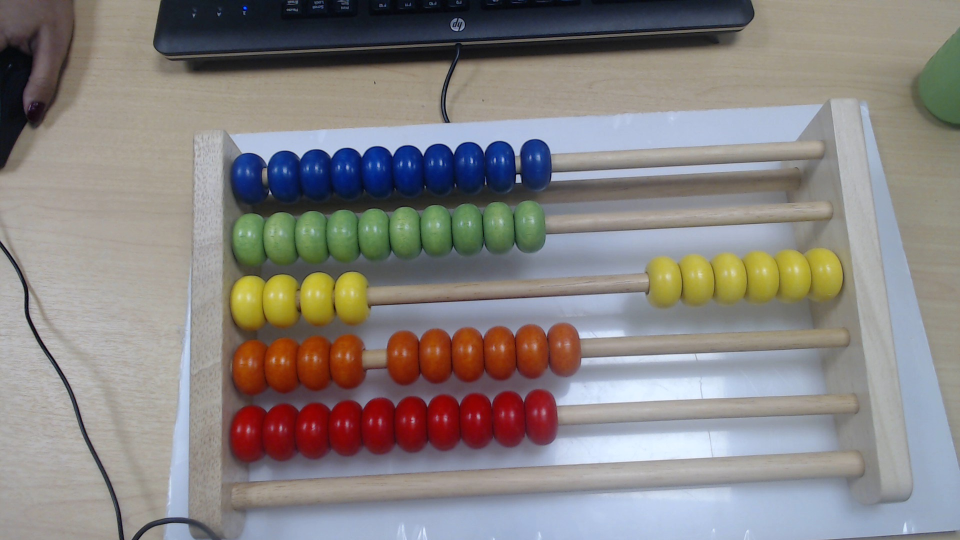
//> input picture testOpencv/image/Picture 20.jpg, 1920 x 1080 px, given in place of the camera (shown at 1/2 size)
$ ./testOpencv   (built with g++ and OpenCV 4)
//> lines starting //> are read from the running program, lines starting //| are printed output that depends on the picture

#include <iostream>
#include <string>
#include <opencv/cv.h>
#include <opencv/cxcore.h>
#include <opencv/highgui.h>
using namespace std;
using namespace cv;

Mat image1;

void cameraCapture(){

	VideoCapture cap(0);
	if(!cap.isOpened()){
		cout<<"Cannot open the camera"<< endl;
	}

	double dwidth = cap.get(CV_CAP_PROP_FRAME_WIDTH);
	double dheight = cap.get(CV_CAP_PROP_FRAME_HEIGHT);

	cout<<"Frame Size :"<< dwidth<< " & "<<dheight<<endl;
	namedWindow("Camera Ready", CV_WINDOW_AUTOSIZE);
	for(;;){
		Mat frame;
		cap.retrieve(frame);

		bool bSuccess = cap.read(frame);
//> frame is the input picture: 1080 rows x 1920 cols, CV_8UC3; mean B, G, R 130.1, 131.8, 136.2
		if(!bSuccess){
			cout<<"cannot read the stream from frame "<< endl;
			break;
		}
		imshow("Camera Ready", frame);
		imwrite("savedImage/liveImage.jpg", frame);


		if(waitKey(30)== 27){
//> the Esc key is pressed
			cout<<"ESC key pressed"<< endl;
			break;
		}
	}
	image1 = imread("savedImage/liveImage.jpg");

}

void detectBlueBeads(Mat image){
	// [15 lines of commented-out code are left out]

	int maxpixelValofBead = 51; //36;//lightest
	int minpixelValofBead= 23;//24;//darkest
	int sizeofBead = 25;
	//int lengthofBead = 40;
	int detectPixelVal = 0;
	int beadCount = 0;
	//int imageRow = 0;
	//int flagCheck = 0;
	//for (int rungRow =37; rungRow < image.rows ; rungRow++){

	for (int imageColumn = 0 ; imageColumn < image.cols; imageColumn++){

		detectPixelVal = (int)image.at<uchar>(203,imageColumn); //rungRow, imageColumn);//58

		if(( detectPixelVal <= maxpixelValofBead)&&( detectPixelVal >=minpixelValofBead))
		{

			//rungRow = image.rows;
			//cout<< "the row at which it is being detected :"<< rungRow <<endl;
			//cout<<"Column on image we are on the bead :"<<imageColumn<<endl;
			imageColumn = imageColumn+ sizeofBead;

			if(imageColumn < image.cols)
			{ //check for beads not fully in the image

				//cout<<" Bead detected"<< endl;
				beadCount++;
			}
			//cout<<"Column on image we are on after detecting bead :"<<imageColumn<<endl;
			//imageRow = rungRow;
		}
		if (beadCount==5){
			break;
		}

	}
	// [10 lines of commented-out code are left out]
	cout<<"Number of Blue beads detected :"<< beadCount<< endl;

}

void detectYellowBeads( Mat blueSrc){

	Mat srcImg1;
	cvtColor(blueSrc , srcImg1, CV_BGR2GRAY);
	imshow("Blue-Grey Image", srcImg1);

	// [9 lines of commented-out code are left out]


	int maxpixelValofBead = 51;//65;//51;//120;//87;//51;//33;//lightest
	int minpixelValofBead= 12;//40;//12;//darkest
	int sizeofBead = 21;//25;
	//int lengthofBead = 40;
	int detectPixelVal = 0;
	int yellowbeadCount = 0;

	for (int imageColumn = 0 ; imageColumn < srcImg1.cols; imageColumn++){

		detectPixelVal = (int)srcImg1.at<uchar>(273,imageColumn); //rungRow, imageColumn);//58

		if(yellowbeadCount == 0){

			if(imageColumn > 233){

				maxpixelValofBead = 80; // case- have one bead in last farthest segment
			}
			if((detectPixelVal <= maxpixelValofBead) && (detectPixelVal >= 30)){//to differentiate between wood and the bead  ----30
				yellowbeadCount++;
				//cout<< "the column we are on for the 1st bead "<<imageColumn<<endl;
				imageColumn = imageColumn+ sizeofBead + 13; // the first bead looks big in the camera
				//cout<<" bead count here "<< yellowbeadCount<<endl;
				//cout<<"we are inside this"<<endl;
			}
		}
		else if(yellowbeadCount >0){

			if(imageColumn > 233){
				maxpixelValofBead = 75; // case- have one bead in last farthest segment
			}

			if(( detectPixelVal <= maxpixelValofBead)&&( detectPixelVal >= minpixelValofBead))
			{

				//rungRow = image.rows;
				//cout<< "the row at which it is being detected :"<< rungRow <<endl;
				//cout<< "the column at which it is being detected :"<< imageColumn <<endl;
				imageColumn = imageColumn+ sizeofBead;
				detectPixelVal = (int)srcImg1.at<uchar>(273,imageColumn);

				// [9 lines of commented-out code are left out]
					yellowbeadCount++;
					// [4 lines of commented-out code are left out]
			}

			if (yellowbeadCount>3){
				maxpixelValofBead = 81;
			}
		}
		if (yellowbeadCount == 5){
			break;
		}

	}
	cout<<"Number of Yellow beads detected :"<< yellowbeadCount<< endl;


}

void detectOrangeBeads(Mat greenSrc){
	Mat srcImg2;
	cvtColor(greenSrc , srcImg2, CV_BGR2GRAY);
	imshow("Blue-Grey Image", srcImg2);

	// [9 lines of commented-out code are left out]

	int maxpixelValofBead = 55;//101;//34;//lightest
	int minpixelValofBead= 14;//36;//15;//darkest
	int sizeofBead = 26;//36
	//int lengthofBead = 40;
	int detectPixelVal = 0;
	int orangeBeadCount = 0;

	for (int imageColumn = 0 ; imageColumn < srcImg2.cols; imageColumn++){

		//cout<<"printing the imageColumn "<<imageColumn<<endl;
		detectPixelVal = (int)srcImg2.at<uchar>(294,imageColumn); //rungRow, imageColumn);//58

		if(orangeBeadCount == 0){

			if(imageColumn > 233){
				//cout<<"we are getting here"<<endl;
				maxpixelValofBead = 66; // case- have one bead in last farthest segment
			}
			if( (detectPixelVal <= maxpixelValofBead) && (detectPixelVal >= minpixelValofBead)){ //to differentiate between wood and the bead
				orangeBeadCount++;
				//cout<<" bead count here "<< orangeBeadCount<< " on column "<<imageColumn<<endl;
				imageColumn = imageColumn + sizeofBead +4; // the first bead looks big in the camera

			}

		}
		else if(orangeBeadCount >0){

			detectPixelVal = (int)srcImg2.at<uchar>(294,imageColumn);
			if(imageColumn > 233){
				maxpixelValofBead = 66; // case- have one bead in last farthest segment
			}


			if(( detectPixelVal <= maxpixelValofBead)&&( detectPixelVal >=minpixelValofBead))
			{

				//rungRow = image.rows;
				//cout<< "the row at which it is being detected :"<< rungRow <<endl;
				//cout<<"Column on image we are on the bead :"<<imageColumn<<endl;
				imageColumn = imageColumn+ sizeofBead;

				//if(imageColumn < srcImg2.cols)
				//{ //check for beads not fully in the image

				//cout<<" Bead detected"<< endl;
				orangeBeadCount++;
				//}
				//cout<<"Column on image we are on after detecting bead :"<<imageColumn<<endl;
				//imageRow = rungRow;
			}
		}
		if (orangeBeadCount==5){
			break;
		}

	}
	cout<<"Number of Orange beads detected :"<< orangeBeadCount<< endl;


}

void detectRedBeads(Mat greenSrc){

	Mat srcImg3;
	cvtColor(greenSrc , srcImg3, CV_BGR2GRAY);
	imshow("Blue-Grey Image", srcImg3);

	// [8 lines of commented-out code are left out]
	int maxpixelValofBead = 26;//21;//lightest
	int minpixelValofBead= 2;//darkest
	int sizeofBead = 28;//36;
	//int lengthofBead = 40;
	int detectPixelVal = 0;
	int redbeadCount = 0;

	for (int imageColumn = 0 ; imageColumn < srcImg3.cols; imageColumn++){

		detectPixelVal = (int)srcImg3.at<uchar>(336,imageColumn); //rungRow, imageColumn);//58

		if(( detectPixelVal <= maxpixelValofBead)&&( detectPixelVal >=minpixelValofBead))
		{

			//rungRow = image.rows;
			//cout<< "the row at which it is being detected :"<< rungRow <<endl;
			//cout<<"Column on image we are on the bead :"<<imageColumn<<endl;
			imageColumn = imageColumn+ sizeofBead;

			if(imageColumn < srcImg3.cols)
			{ //check for beads not fully in the image

				//cout<<" Bead detected"<< endl;
				redbeadCount++;
			}
			//cout<<"Column on image we are on after detecting bead :"<<imageColumn<<endl;
			//imageRow = rungRow;
		}
		if (redbeadCount==5){
			break;
		}

	}
	cout<<"Number of Red beads detected :"<< redbeadCount<< endl;


}

void convert2Grey(Mat src){

	Mat grey;
	image1 = grey;
	cvtColor(src , grey, CV_BGR2GRAY);
	namedWindow("greyImage", WINDOW_AUTOSIZE);
	imshow("greyImage", grey);
	cout<< "the total length and breadth of the image is :"<< grey.cols << " and "<< grey.rows<< endl;
	imwrite("savedImage/croppedSample.jpg", grey);
	detectBlueBeads(grey);
	//detect

	//return grey;
}

int main(int argc, char** argv){

	cout<<"Hello world"<<endl;
	cameraCapture(); //live image capture
	Mat3b img = image1; //imread("image/testcase.jpg");
	cout<< "the total length and breadth of the image is :"<< img.cols << " and "<< img.rows<<endl;
//| the total length and breadth of the image is :1920 and 1080
    if( img.empty() )
    {
        cout <<  "Could not open or find the image" << std::endl ;
        return -1;
    }

	Rect roi1(0, 0 , img.cols/2, img.rows); //croppong the image
	Mat3b crop = img(roi1);
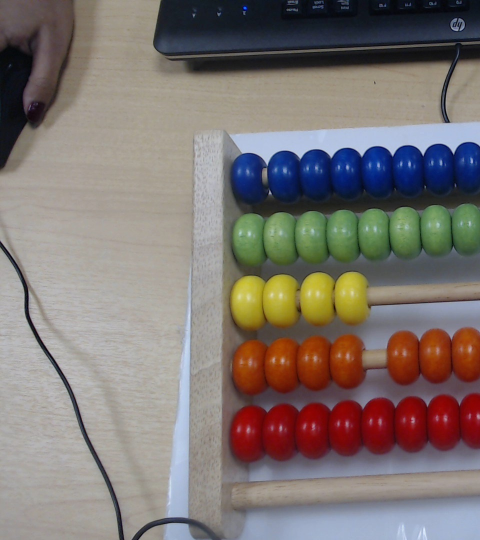
//> crop: 1080 rows x 960 cols, CV_8UC3 (shown at 1/2 size); mean B, G, R 114.3, 118, 126.7
   // namedWindow("original", WINDOW_AUTOSIZE);
	//imshow("original", img);
	namedWindow("Cropped Image", WINDOW_AUTOSIZE);
	imshow("Cropped Image", crop);
	imwrite("savedImage/cropColor.jpg", crop);


	// [12 lines of commented-out code are left out]
	Mat bgr[3];
	split(crop, bgr);
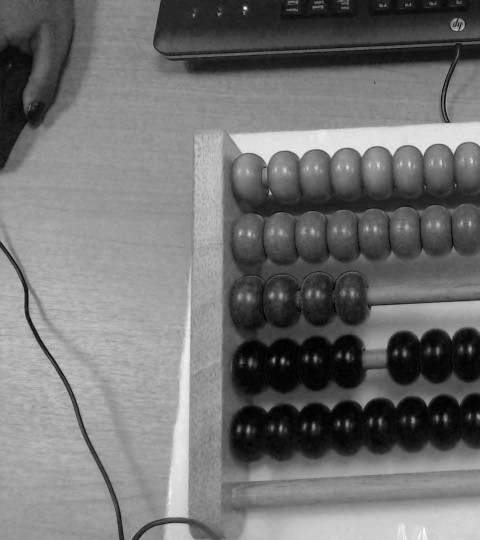
//> bgr[0]: 1080 rows x 960 cols, CV_8UC1 (shown at 1/2 size); min 0, max 255, mean 114.3
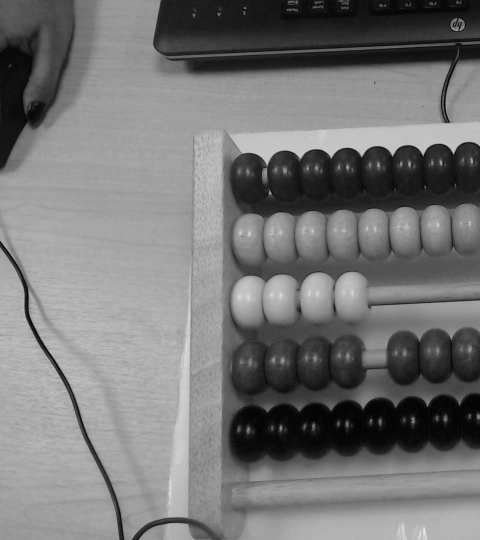
//> bgr[1]: 1080 rows x 960 cols, CV_8UC1 (shown at 1/2 size); min 0, max 236, mean 118
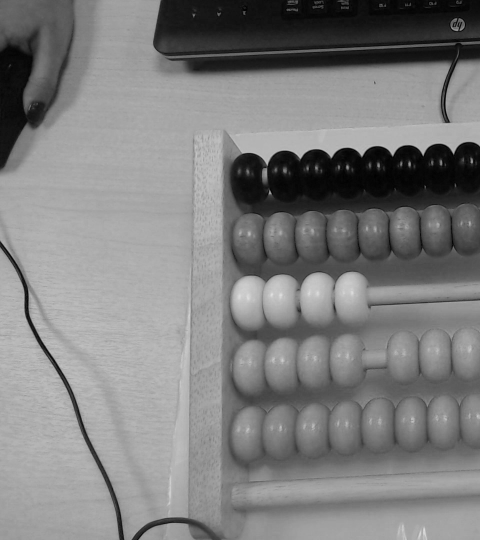
//> bgr[2]: 1080 rows x 960 cols, CV_8UC1 (shown at 1/2 size); min 0, max 226, mean 126.7
	imwrite("savedImage/blue.jpg", bgr[0]);
	imwrite("savedImage/green.jpg", bgr[1]);
	imwrite("savedImage/red.jpg", bgr[2]);
	Mat blueImage= imread("savedImage/blue.jpg");
	//imshow("Blue Image", blueImage);
	Mat greenImage= imread("savedImage/green.jpg");

	convert2Grey(crop);
//> in convert2Grey, `cvtColor(src , grey, CV_BGR2GRAY);`:
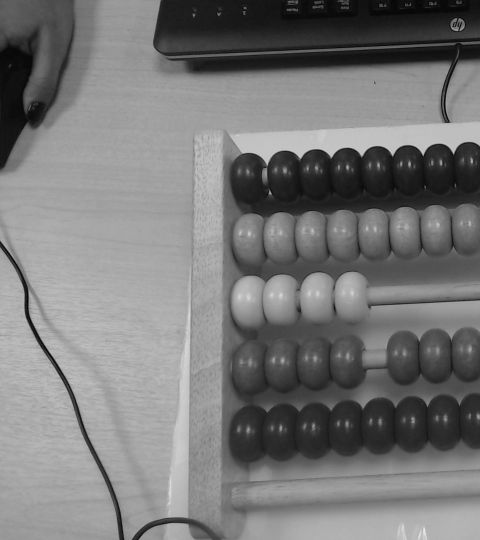
//> grey: 1080 rows x 960 cols, CV_8UC1 (shown at 1/2 size); min 0, max 234, mean 120.2
//| the total length and breadth of the image is :960 and 1080
//> the loop in detectBlueBeads, `for (int imageColumn = 0 ; imageColumn < image.cols; imageColumn++)` made 784 passes
//> detectPixelVal on passes 1 to 8: 29, 15, 15, 15, 15, 14, 13, 13
//> after the loop in detectBlueBeads, `for (int imageColumn = 0 ; imageColumn < image.cols; imageColumn++)`: beadCount = 5
//| Number of Blue beads detected :5
	detectYellowBeads(blueImage);
//> the loop in detectYellowBeads, `for (int imageColumn = 0 ; imageColumn < srcImg1.cols; imageColumn++)` made 905 passes
//> after the loop in detectYellowBeads, `for (int imageColumn = 0 ; imageColumn < srcImg1.cols; imageColumn++)`: detectPixelVal = 223; yellowbeadCount = 2
//| Number of Yellow beads detected :2
	detectOrangeBeads(greenImage);
//> the loop in detectOrangeBeads, `for (int imageColumn = 0 ; imageColumn < srcImg2.cols; imageColumn++)` made 751 passes
//> after the loop in detectOrangeBeads, `for (int imageColumn = 0 ; imageColumn < srcImg2.cols; imageColumn++)`: orangeBeadCount = 5
//| Number of Orange beads detected :5
	detectRedBeads(greenImage);
//> the loop in detectRedBeads, `for (int imageColumn = 0 ; imageColumn < srcImg3.cols; imageColumn++)` made 667 passes
//> detectPixelVal on passes 1 to 8: 35, 36, 39, 44, 53, 65, 76, 83
//| Number of Red beads detected :5

	 waitKey(0);

	 return 0;

}

$ run again, on testOpencv/image/Picture 22.jpg
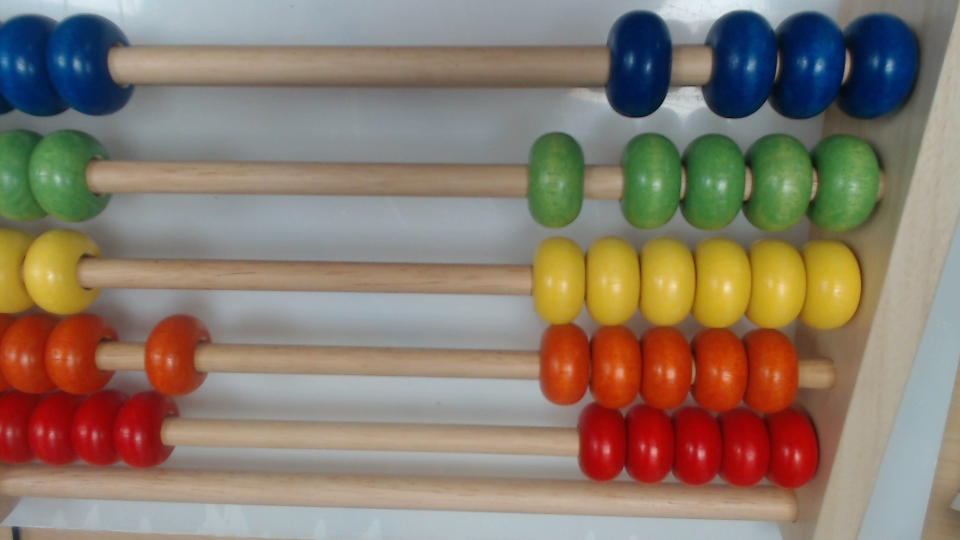
//> input picture testOpencv/image/Picture 22.jpg, 1920 x 1080 px, given in place of the camera (shown at 1/2 size)
//> in cameraCapture, frame is the input picture: 1080 rows x 1920 cols, CV_8UC3; mean B, G, R 108.3, 123, 137.3
//| the total length and breadth of the image is :1920 and 1080
//> `Mat3b crop = img(roi1);`:
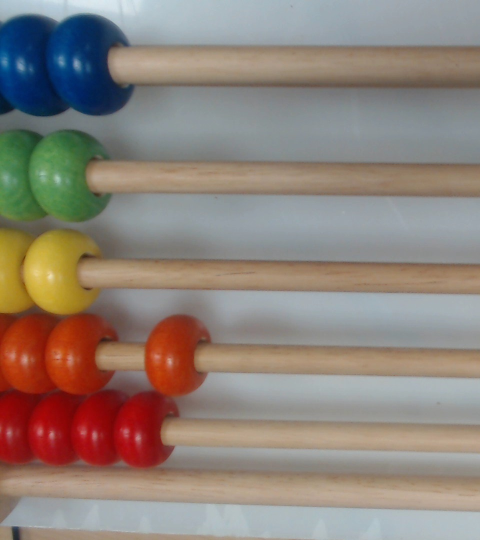
//> crop: 1080 rows x 960 cols, CV_8UC3 (shown at 1/2 size); mean B, G, R 121.8, 130.4, 142.4
//> in convert2Grey, `cvtColor(src , grey, CV_BGR2GRAY);`:
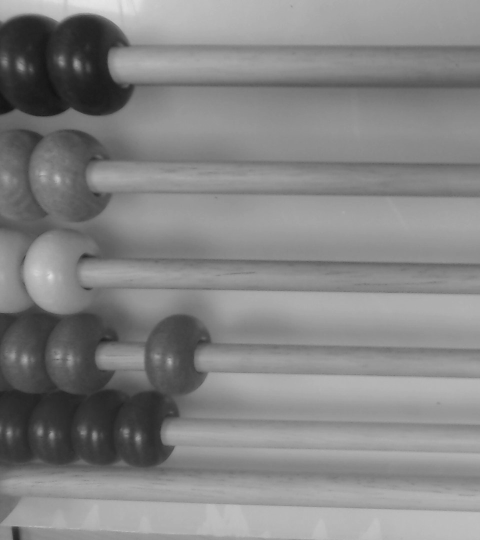
//> grey: 1080 rows x 960 cols, CV_8UC1 (shown at 1/2 size); min 18, max 230, mean 133
//| the total length and breadth of the image is :960 and 1080
//> the loop in detectBlueBeads, `for (int imageColumn = 0 ; imageColumn < image.cols; imageColumn++)` made 5 passes
//> detectPixelVal on passes 1 to 5: 27, 43, 33, 27, 29
//> after the loop in detectBlueBeads, `for (int imageColumn = 0 ; imageColumn < image.cols; imageColumn++)`: beadCount = 5
//| Number of Blue beads detected :5
//> the loop in detectYellowBeads, `for (int imageColumn = 0 ; imageColumn < srcImg1.cols; imageColumn++)` made 884 passes
//> after the loop in detectYellowBeads, `for (int imageColumn = 0 ; imageColumn < srcImg1.cols; imageColumn++)`: detectPixelVal = 149; yellowbeadCount = 3
//| Number of Yellow beads detected :3
//> the loop in detectOrangeBeads, `for (int imageColumn = 0 ; imageColumn < srcImg2.cols; imageColumn++)` made 960 passes
//> after the loop in detectOrangeBeads, `for (int imageColumn = 0 ; imageColumn < srcImg2.cols; imageColumn++)`: orangeBeadCount = 0
//| Number of Orange beads detected :0
//> the loop in detectRedBeads, `for (int imageColumn = 0 ; imageColumn < srcImg3.cols; imageColumn++)` made 960 passes
//> detectPixelVal on passes 1 to 3: 139, 140, 142
//| Number of Red beads detected :0

$ run again, on testOpencv/image/Picture12.jpg
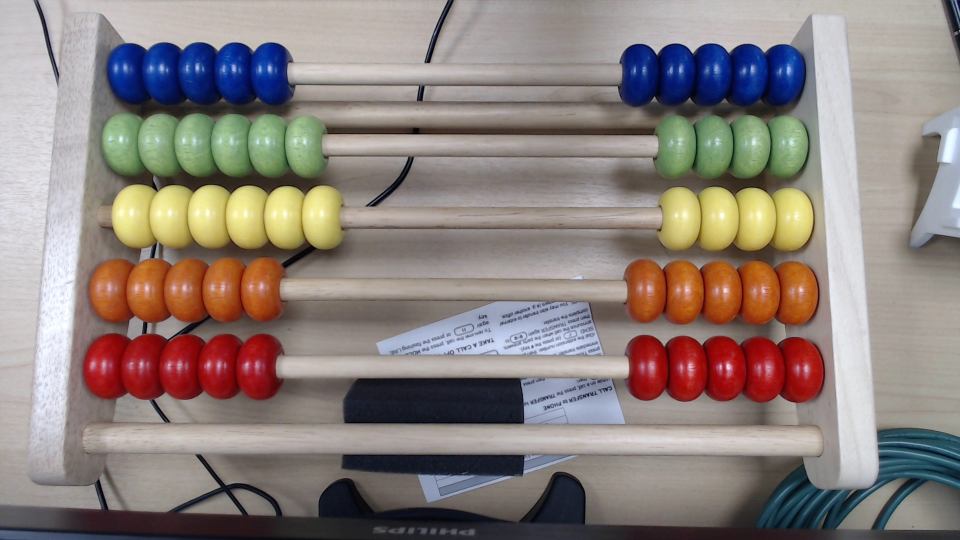
//> input picture testOpencv/image/Picture12.jpg, 1920 x 1080 px, given in place of the camera (shown at 1/2 size)
//> in cameraCapture, frame is the input picture: 1080 rows x 1920 cols, CV_8UC3; mean B, G, R 124.8, 129.4, 140.1
//| the total length and breadth of the image is :1920 and 1080
//> `Mat3b crop = img(roi1);`:
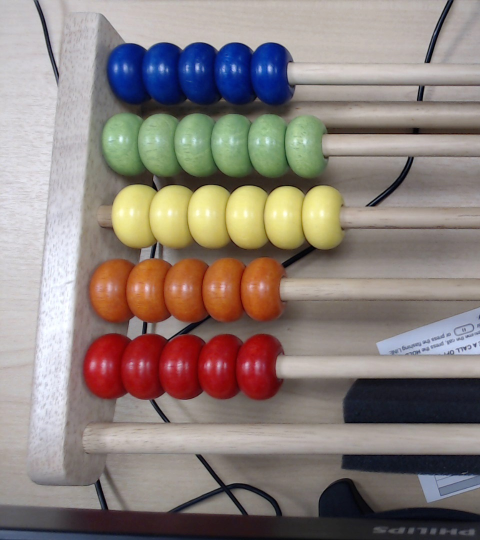
//> crop: 1080 rows x 960 cols, CV_8UC3 (shown at 1/2 size); mean B, G, R 123.5, 128.7, 140
//> in convert2Grey, `cvtColor(src , grey, CV_BGR2GRAY);`:
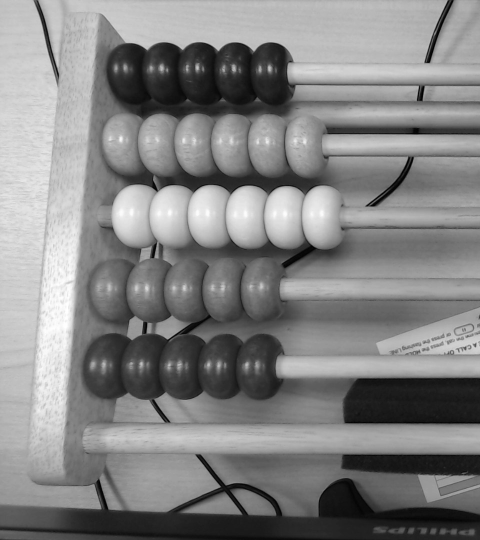
//> grey: 1080 rows x 960 cols, CV_8UC1 (shown at 1/2 size); min 0, max 255, mean 131.5
//| the total length and breadth of the image is :960 and 1080
//> the loop in detectBlueBeads, `for (int imageColumn = 0 ; imageColumn < image.cols; imageColumn++)` made 288 passes
//> detectPixelVal on passes 1 to 8: 203, 204, 206, 208, 208, 207, 205, 204
//> after the loop in detectBlueBeads, `for (int imageColumn = 0 ; imageColumn < image.cols; imageColumn++)`: beadCount = 5
//| Number of Blue beads detected :5
//> the loop in detectYellowBeads, `for (int imageColumn = 0 ; imageColumn < srcImg1.cols; imageColumn++)` made 472 passes
//> after the loop in detectYellowBeads, `for (int imageColumn = 0 ; imageColumn < srcImg1.cols; imageColumn++)`: detectPixelVal = 148; yellowbeadCount = 5
//| Number of Yellow beads detected :5
//> the loop in detectOrangeBeads, `for (int imageColumn = 0 ; imageColumn < srcImg2.cols; imageColumn++)` made 960 passes
//> after the loop in detectOrangeBeads, `for (int imageColumn = 0 ; imageColumn < srcImg2.cols; imageColumn++)`: orangeBeadCount = 0
//| Number of Orange beads detected :0
//> the loop in detectRedBeads, `for (int imageColumn = 0 ; imageColumn < srcImg3.cols; imageColumn++)` made 932 passes
//> detectPixelVal on passes 1 to 8: 209, 212, 214, 214, 211, 209, 209, 209
//> after the loop in detectRedBeads, `for (int imageColumn = 0 ; imageColumn < srcImg3.cols; imageColumn++)`: redbeadCount = 1
//| Number of Red beads detected :1
